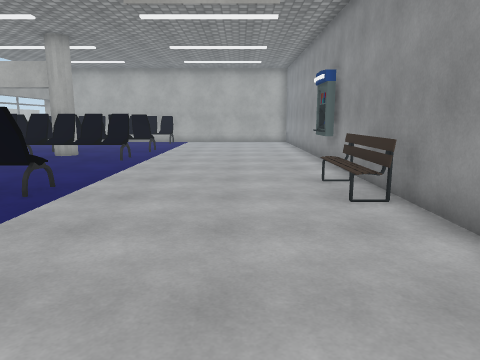
View 1 (above)

24 first-person views from a walk through a scene from a Unity 3-D project. The camera is 1.5 m above the floor, tilts 10° down and sees 70° across. Doors are open. The floor is counted in squares, 1 m on a side. Each view is taken from the middle of a square. On the plan, view 1 faces up. The plan holds only what a view shows up to about 16 squares ahead; the rest is blank. The place goes on beyond the plan. The player character is not drawn. Some animated figures are not drawn. Some surface patterns are stand-ins.

View 2
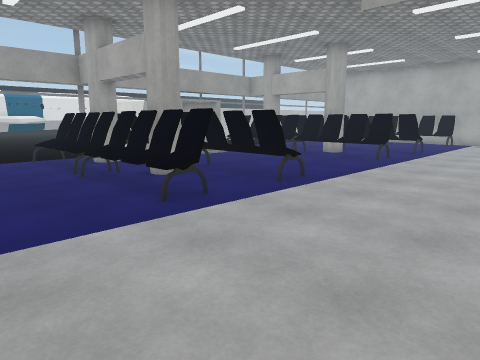

View 3
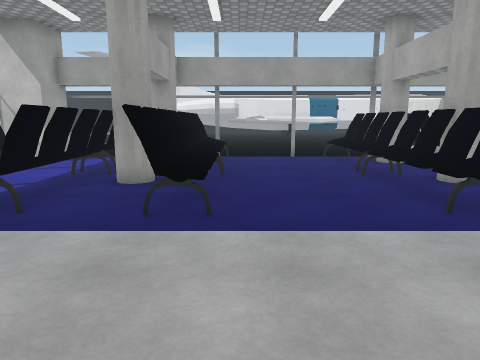

View 4
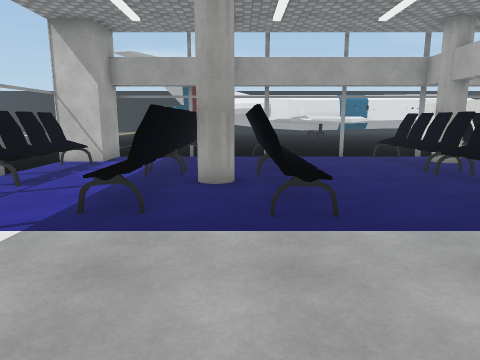

View 5
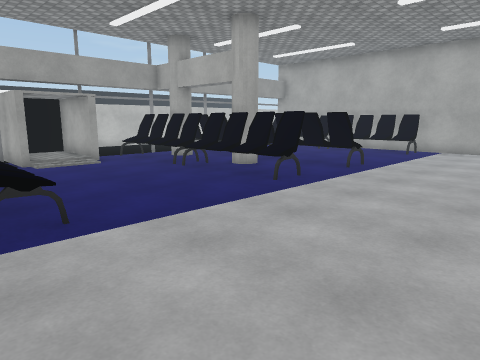

View 6
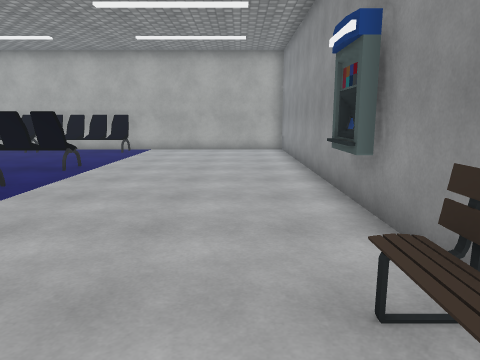

View 7
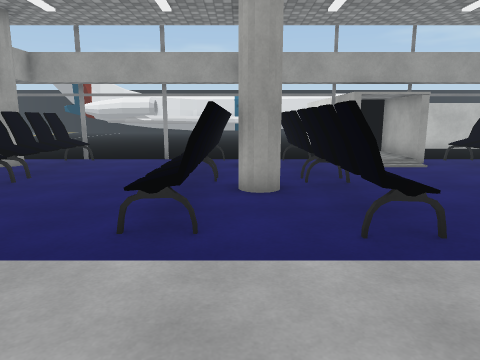

View 8
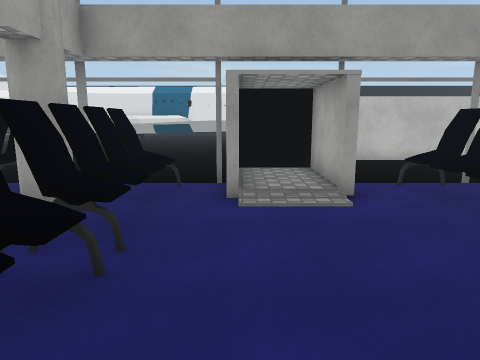

View 9
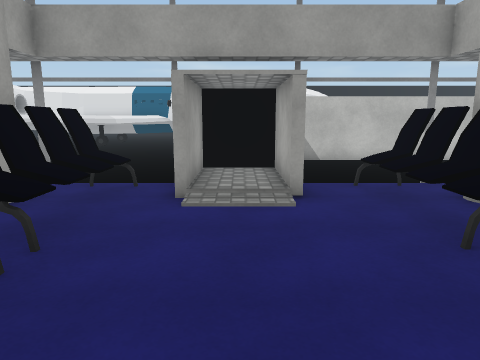

View 10
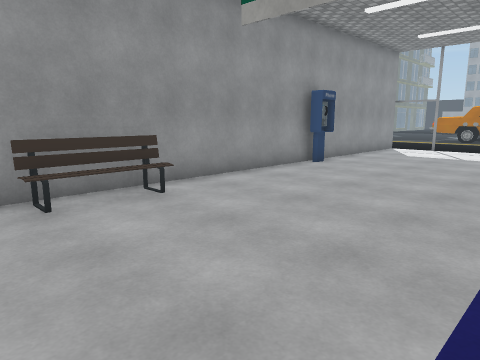

View 11
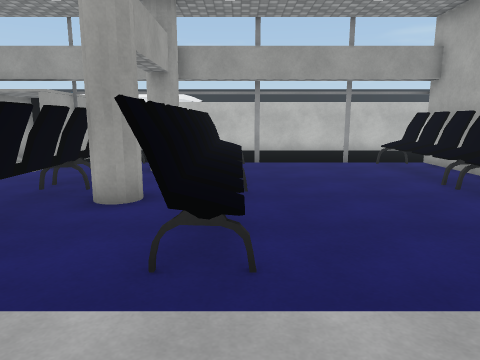

View 12
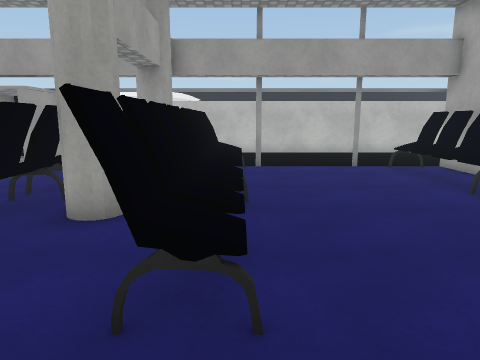

View 13
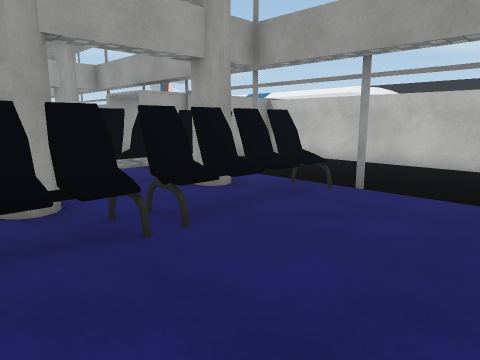

View 14
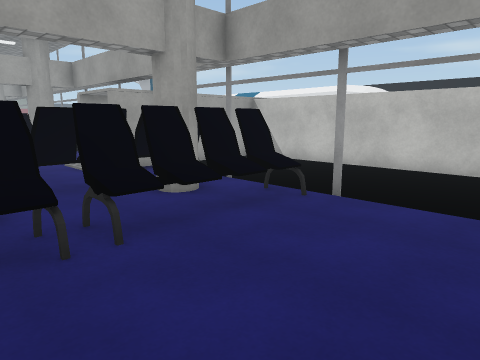

View 15
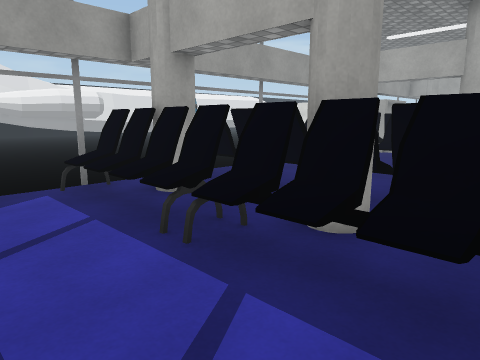

View 16
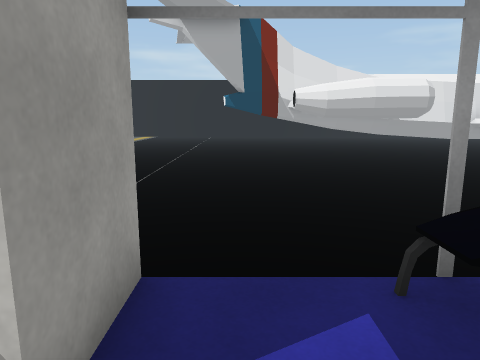

View 17
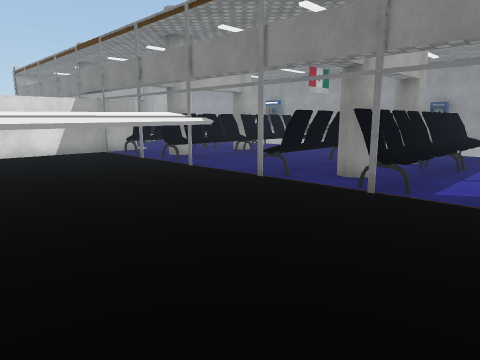

View 18
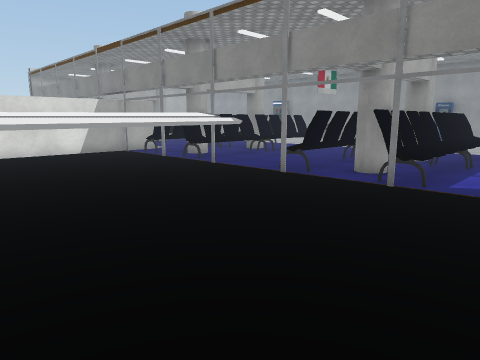

View 19
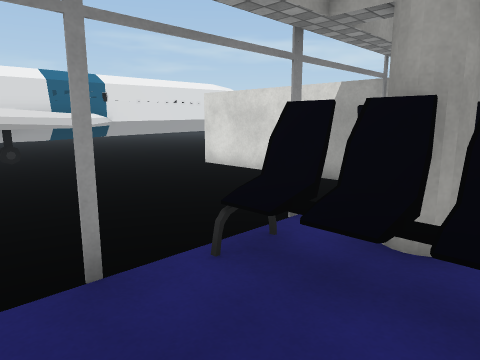

View 20
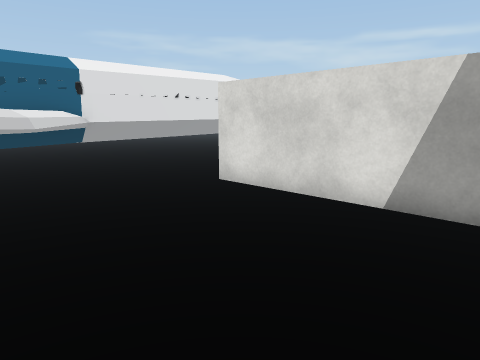

View 21
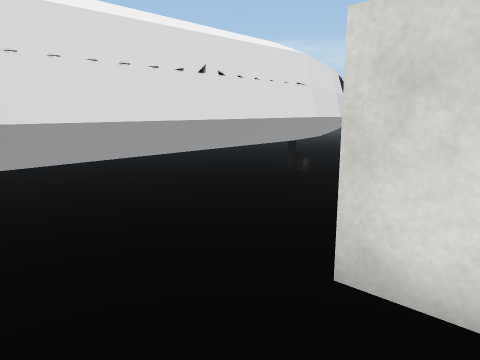

View 22
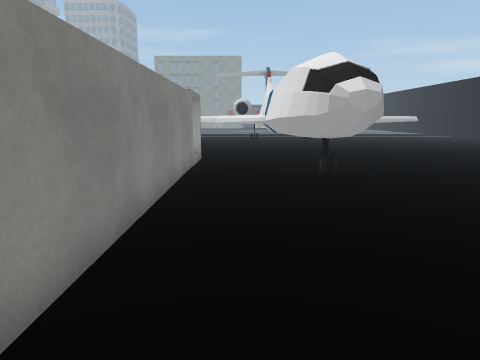

View 23
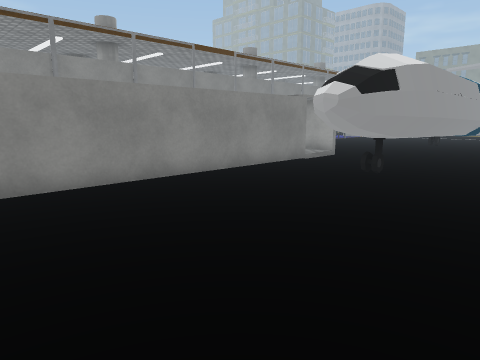

View 24
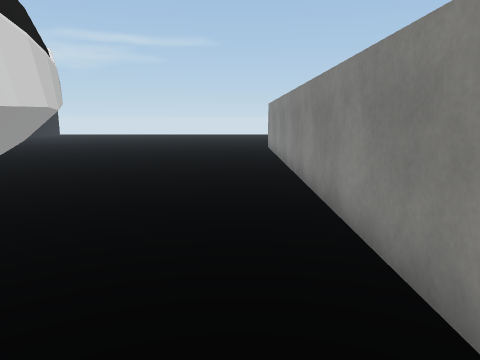

### Floor plan
Key: @ floor where view 1 was taken; # wall or solid block; . main floor; : floor 0.25 m higher than the main floor; ^ raised ledge; T thing the floor can be seen under or through; O other object.
Columns run from 29 left of view 1 to 3 right of it. Each row starts with its distance up from view 1.
 22   ........##....OOOOOOOOOO......#
 21   ........##....................#
 20   ........##....................#
 19   ........##....................#
 18 ..........##....................#
 17 ..........##....OOOOOOOOOO......#
 16 ..........##....OOOOOOOOOO......#
 15 .....TT...##.....##..##.........#
 14 .....TTT..##....OOOOOOOOO.......#
 13 .....TTT..##....OOOOOOOOOO......#
 12 .....TTT..##....................#
 11 .....T T..########..............#
 10 .....T T..:   #:::..............#
  9 .....T T..########.............O#
  8 .....T T.......................O#
  7 .....T T........OOOOOOOOOO.....O#
  6 .... T TT........O#OOOOOO......O#
  5  ..^ T T^^......OO#OOO#OO.......#
  4          ^^T....OOOOOOOOOO......#
  3        ^  ^TT...................#
  2     ^ ^#^ TTTT..#...............#
  1       ^#..TTTTT.................#
  0       ## ....TT..............@..#
 -1       ## ........OOOOOOOOO......#
 -2       ## ........OOOOOOOO.......#
 -3       #. ........O#OOO#OO.......#
 -4       #.........OOOOOOOOOO......#
 -5    ... .........................#
 -6    .......................  ....#
 -7    .............###OOOO..   ....

Positions as (right, up) in squares from view 1, and headings:
1: (0, 0), facing up
2: (1, 0), facing up-left
3: (1, 0), facing left
4: (1, -2), facing left
5: (1, 6), facing up-left
6: (1, 6), facing up
7: (0, 5), facing left
8: (-5, 9), facing left
9: (-5, 10), facing left
10: (-4, 10), facing down-right
11: (-1, 17), facing left
12: (-2, 17), facing left
13: (-6, 21), facing down-left
14: (-7, 21), facing down-left
15: (-5, -7), facing up-left
16: (-10, -6), facing left
17: (-20, -7), facing up-right
18: (-21, -7), facing up-right
19: (-10, 1), facing up-left
20: (-13, 3), facing up-left
21: (-18, 6), facing up-left
22: (-21, 22), facing down
23: (-27, 22), facing down-right
24: (-21, 12), facing up
